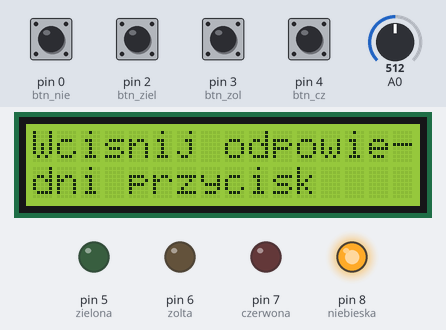
Recording of a sketch running on a simulated Arduino Uno, built with avr-gcc and run on an emulated ATmega328P. On the bench: 16×2 character LCD, output pins drawn as LEDs (lit = HIGH). The test bench sets the inputs (shaded band); at power-on: pin 0 (btn_nie), pin 2 (btn_ziel), pin 3 (btn_zol), pin 4 (btn_cz) HIGH, A0 = 512. Random numbers use the default seed unless the sketch sets one.

Above: at 2.2 s.
2.3 s: A0 set to 0
At 10.7 s:
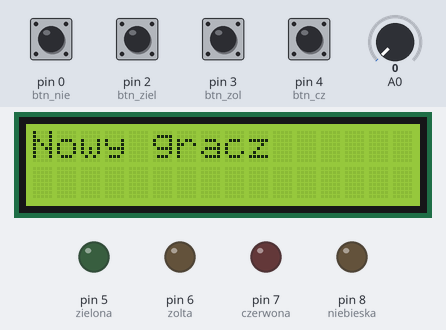
12.6 s: pin 0 (btn_nie) pulled LOW for 0.15 s
At 13.1 s:
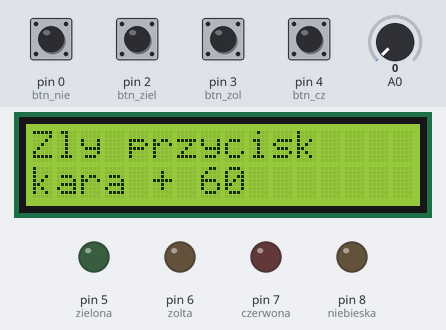
15.3 s: A0 set to 70
At 26.0 s:
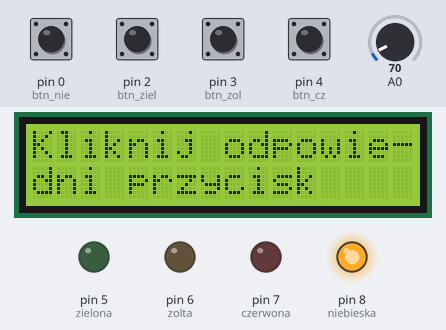
26.4 s: pin 2 (btn_ziel) pulled LOW for 0.15 s
At 27.3 s:
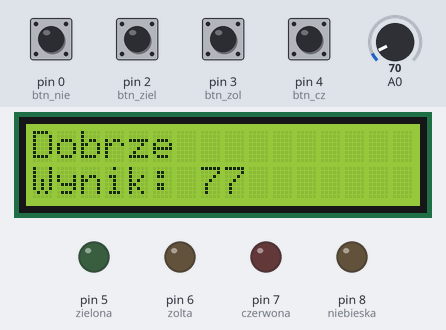
37.1 s: pin 3 (btn_zol) pulled LOW for 0.15 s
At 39.0 s:
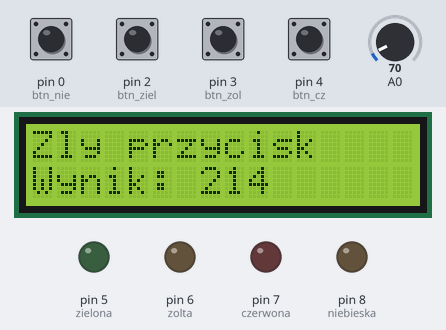
40.7 s: pin 4 (btn_cz) pulled LOW for 0.15 s
At 40.82 s:
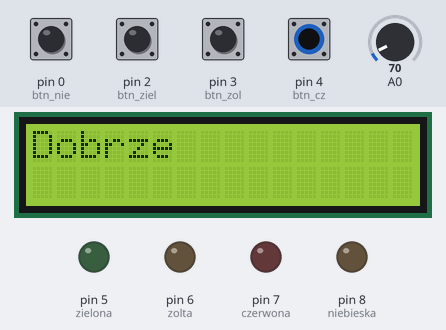
Timing chart, 0 to 43.7 s (numbered marks = the images above; inputs shaded):
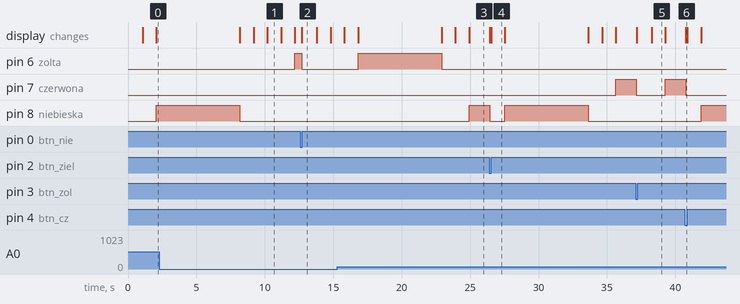

The sketch:

gra_na_refleks1.ino
```cpp
#include <LiquidCrystal.h>

int czerwona = 7;
int zolta = 6;
int zielona = 5;
int niebieska = 8;
int btn_cz = 4;
int btn_zol = 3;
int btn_ziel = 2;
int btn_nie = 0;
bool stop = false;
int guzik;
int zmienna;
long wynik;
long temp;
int ilosc = 0;

int rundy = 15;

const int rs = 12, en = 11, d4 = 13, d5 = 10, d6 = 9, d7 = 1;
LiquidCrystal lcd(rs, en, d4, d5, d6, d7);

void setup(){
  pinMode(czerwona, OUTPUT);
  pinMode(zolta, OUTPUT);
  pinMode(zielona, OUTPUT);
  pinMode(niebieska, OUTPUT);
  pinMode(btn_cz, INPUT_PULLUP);
  pinMode(btn_zol, INPUT_PULLUP);
  pinMode(btn_ziel, INPUT_PULLUP);
  pinMode(btn_nie, INPUT_PULLUP);
  pinMode(A0, INPUT_PULLUP);

  lcd.begin(16, 2);
  lcd.print("Uruchamianie...");
  delay(1000);
}

void loop(){

    res();


  if(ilosc == 0){
     lcd.setCursor(0,0);
     lcd.clear();
 	 lcd.print("Zaczynamy");

 	 delay(1000);

     lcd.setCursor(0,0);
 	 lcd.print("Wcisnij odpowie-");
     lcd.setCursor(0,1);
 	 lcd.print("dni przycisk");
  }


  zmienna =  random(1, 5);

  if(ilosc < rundy){
  	ilosc= ilosc+ 1;
   if(zmienna == 1){

    digitalWrite(czerwona, HIGH);
    digitalWrite(zolta, LOW);
    digitalWrite(zielona, LOW);
    digitalWrite(niebieska, LOW);

    temp = czas();

  }else if(zmienna == 2){

    digitalWrite(zolta, HIGH);
    digitalWrite(czerwona, LOW);
    digitalWrite(zielona, LOW);
    digitalWrite(niebieska, LOW);

    temp = czas();

  }else if(zmienna == 1){

    digitalWrite(zielona, HIGH);
    digitalWrite(czerwona, LOW);
    digitalWrite(zolta, LOW);
    digitalWrite(niebieska, LOW);

    temp = czas();
  } else{

    digitalWrite(niebieska, HIGH);
    digitalWrite(czerwona, LOW);
    digitalWrite(zolta, LOW);
    digitalWrite(zielona, LOW);

    temp = czas();


  }

  wynik = wynik + temp;

  lcd.setCursor(0,1);
  lcd.print("Wynik:");
  lcd.setCursor(7,1);
  lcd.print(wynik);

   delay(1000);
   lcd.clear();
   lcd.setCursor(0,0);
   lcd.print("Kliknij odpowie-");
   lcd.setCursor(0,1);
   lcd.print("dni przycisk");
  }
  else if(ilosc == rundy){
    digitalWrite(zielona, LOW);
    digitalWrite(czerwona, LOW);
    digitalWrite(zolta, LOW);
    digitalWrite(niebieska, LOW);

    lcd.clear();
    lcd.setCursor(0,0);
    lcd.print("Koniec gry");
    lcd.setCursor(0,1);
    lcd.print("Wynik:");
    lcd.setCursor(6,1);
    lcd.print(wynik);
    ilosc= ilosc+ 1;
  }
}

long czas(){

  long czas = 0;

  while(stop != true && czas <= 60){

    czas = czas+1;

    if (digitalRead(btn_cz) == LOW){

    wylacz();

   		if(zmienna == 1){
      	ok();
        }
      	else{
        czas = czas + 60;
    	blad();
      	}

    stop = true;
  	}

    if (digitalRead(btn_zol) == LOW){
      wylacz();

      if(zmienna == 2 ){
        ok();
      }
      else{
        czas = czas + 60;
     	blad();
      }

      stop = true;
  	}

    if (digitalRead(btn_ziel) == LOW){
      wylacz();

      if(zmienna == 3){
    	ok();
      }
      else{
        czas = czas + 60;
     	blad();
      }

      stop = true;
  	}

    if (digitalRead(btn_nie) == LOW){
       wylacz();
      	if(zmienna == 4){
         ok();
      	}
        else{
          czas = czas + 60;
        blad();
        }

      stop = true;
  	}

    delay(100);
  }

  if(czas == 61){
      wylacz();
      lcd.clear();
      lcd.setCursor(0,0);
      lcd.print("Za pozno");
      lcd.setCursor(0,1);
      lcd.print("+61");
      delay(1000);
  }
  stop = false;

  return czas;
}


void wylacz(){
   digitalWrite(zolta, LOW);
   digitalWrite(czerwona, LOW);
   digitalWrite(zielona, LOW);
   digitalWrite(niebieska, LOW);
}


void res(){
  if (analogRead(A0) == 0 ){
  	 ilosc = 0;
     temp = 0;
     wynik = 0;
     lcd.setCursor(0,0);
     lcd.clear();
 	 lcd.print("Nowy gracz");
     delay(1000);
  }
}

void blad(){
      	lcd.clear();
        lcd.setCursor(0,0);
        lcd.print("Zly przycisk");
        lcd.setCursor(0,1);
        lcd.print("kara + 60");
        delay(1000);
}

void ok(){
    	lcd.clear();
        lcd.setCursor(0,0);
  		lcd.print("Dobrze");
}
```

Measured:
- after the input at 12.6 s, pin 6 (zolta): HIGH → LOW after 0.10 s; the display: changes after 0.10 s (image 2)
- after the input at 15.3 s, pin 8 (niebieska): LOW → HIGH after 9.6 s
- after the input at 26.4 s, pin 7 (czerwona): LOW → HIGH after 9.3 s
- after the input at 37.1 s, pin 7 (czerwona): HIGH → LOW after 0.06 s, → HIGH 2.1 s later; the display: first changes after 0.06 s (image 5 shows a later state)
- after the input at 40.7 s, pin 7 (czerwona): HIGH → LOW after 0.07 s; pin 8 (niebieska): LOW → HIGH after 1.2 s; the display: changes after 0.08 s (image 6)
- what the display in image 1 shows lasts 1.0 s, from 10.2 s to 11.2 s
